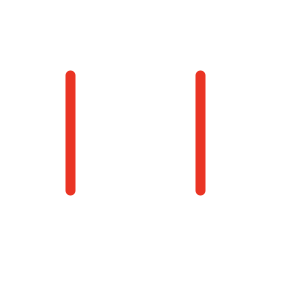
Frame 1 (no input)
Frame 60 (the mouse pressed at the canvas centre just before this capture): identical to frame 1, image omitted
Frame 120 (the mouse held since frame 60 and released just before this capture): identical to frame 1, image omitted

The Processing sketch that drew this single still picture (run headless with seeded random() and noise(); from frame 60 on, the mouse is pressed at the canvas centre):

// Processing sketch: sketch_240308f
// ── sketch_240308f.pde
void setup(){
  size(300, 300);
}

void draw(){
  background(255);
  strokeWeight(10);
  stroke(#EA3424);
  line(70, 75, 70, 190);
  line(200, 75, 200, 190);
  if(keyPressed == true && (key=='h' || key=='H'))
    line(70, 135, 200, 135);
  if(keyPressed == true && (key=='n' || key=='N'))
    line(70, 75, 200, 190);
}
void mousePressed(){
  println("mouseX=", mouseX, "mouseY=", mouseY);
}
